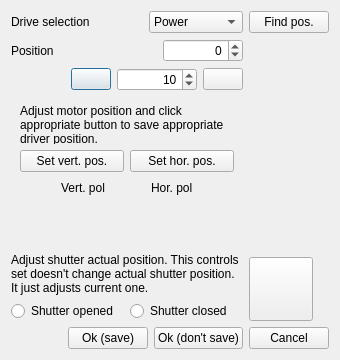
<?xml version="1.0" encoding="UTF-8"?>
<ui version="4.0">
 <class>SettingsDlg</class>
 <widget class="QDialog" name="SettingsDlg">
  <property name="geometry">
   <rect>
    <x>0</x>
    <y>0</y>
    <width>340</width>
    <height>360</height>
   </rect>
  </property>
  <property name="sizePolicy">
   <sizepolicy hsizetype="Fixed" vsizetype="Fixed">
    <horstretch>0</horstretch>
    <verstretch>0</verstretch>
   </sizepolicy>
  </property>
  <property name="minimumSize">
   <size>
    <width>340</width>
    <height>360</height>
   </size>
  </property>
  <property name="maximumSize">
   <size>
    <width>340</width>
    <height>360</height>
   </size>
  </property>
  <property name="windowTitle">
   <string>Settings</string>
  </property>
  <property name="locale">
   <locale language="C" country="AnyCountry"/>
  </property>
  <property name="sizeGripEnabled">
   <bool>false</bool>
  </property>
  <property name="modal">
   <bool>true</bool>
  </property>
  <layout class="QVBoxLayout" name="verticalLayout_4">
   <item>
    <layout class="QHBoxLayout" name="horizontalLayout_6">
     <item>
      <layout class="QVBoxLayout" name="verticalLayout_3">
       <item>
        <layout class="QHBoxLayout" name="horizontalLayout_2">
         <item>
          <widget class="QLabel" name="label">
           <property name="text">
            <string>Drive selection</string>
           </property>
          </widget>
         </item>
         <item>
          <spacer name="horizontalSpacer">
           <property name="orientation">
            <enum>Qt::Horizontal</enum>
           </property>
           <property name="sizeHint" stdset="0">
            <size>
             <width>40</width>
             <height>20</height>
            </size>
           </property>
          </spacer>
         </item>
         <item>
          <widget class="QComboBox" name="motor">
           <property name="minimumSize">
            <size>
             <width>80</width>
             <height>0</height>
            </size>
           </property>
           <property name="maximumSize">
            <size>
             <width>128</width>
             <height>16777215</height>
            </size>
           </property>
           <item>
            <property name="text">
             <string>Power</string>
            </property>
           </item>
           <item>
            <property name="text">
             <string>Polarization</string>
            </property>
           </item>
          </widget>
         </item>
        </layout>
       </item>
       <item>
        <layout class="QHBoxLayout" name="horizontalLayout_3">
         <item>
          <widget class="QLabel" name="label_2">
           <property name="text">
            <string>Position</string>
           </property>
          </widget>
         </item>
         <item>
          <spacer name="horizontalSpacer_2">
           <property name="orientation">
            <enum>Qt::Horizontal</enum>
           </property>
           <property name="sizeHint" stdset="0">
            <size>
             <width>40</width>
             <height>20</height>
            </size>
           </property>
          </spacer>
         </item>
         <item>
          <widget class="QSpinBox" name="pos">
           <property name="minimumSize">
            <size>
             <width>80</width>
             <height>0</height>
            </size>
           </property>
           <property name="alignment">
            <set>Qt::AlignRight|Qt::AlignTrailing|Qt::AlignVCenter</set>
           </property>
           <property name="minimum">
            <number>-5120</number>
           </property>
           <property name="maximum">
            <number>5120</number>
           </property>
          </widget>
         </item>
        </layout>
       </item>
       <item>
        <layout class="QHBoxLayout" name="horizontalLayout_9">
         <item>
          <spacer name="horizontalSpacer_10">
           <property name="orientation">
            <enum>Qt::Horizontal</enum>
           </property>
           <property name="sizeHint" stdset="0">
            <size>
             <width>40</width>
             <height>20</height>
            </size>
           </property>
          </spacer>
         </item>
         <item>
          <widget class="QPushButton" name="less">
           <property name="text">
            <string/>
           </property>
           <property name="icon">
            <iconset resource="images.qrc">
             <normaloff>:/images/2arrows.png</normaloff>:/images/2arrows.png</iconset>
           </property>
          </widget>
         </item>
         <item>
          <widget class="QSpinBox" name="step">
           <property name="minimumSize">
            <size>
             <width>80</width>
             <height>0</height>
            </size>
           </property>
           <property name="alignment">
            <set>Qt::AlignRight|Qt::AlignTrailing|Qt::AlignVCenter</set>
           </property>
           <property name="minimum">
            <number>1</number>
           </property>
           <property name="maximum">
            <number>10240</number>
           </property>
           <property name="value">
            <number>10</number>
           </property>
          </widget>
         </item>
         <item>
          <widget class="QPushButton" name="more">
           <property name="text">
            <string/>
           </property>
           <property name="icon">
            <iconset resource="images.qrc">
             <normaloff>:/images/1arrow.png</normaloff>:/images/1arrow.png</iconset>
           </property>
          </widget>
         </item>
        </layout>
       </item>
       <item>
        <widget class="QStackedWidget" name="pager">
         <property name="currentIndex">
          <number>1</number>
         </property>
         <widget class="QWidget" name="power">
          <layout class="QVBoxLayout" name="verticalLayout">
           <item>
            <widget class="QLabel" name="label_3">
             <property name="text">
              <string>Adjust motor position and click appropriate button to save appropriate driver position.</string>
             </property>
             <property name="wordWrap">
              <bool>true</bool>
             </property>
            </widget>
           </item>
           <item>
            <layout class="QHBoxLayout" name="horizontalLayout">
             <item>
              <widget class="QPushButton" name="saveMinPwr">
               <property name="text">
                <string>Set min power</string>
               </property>
              </widget>
             </item>
             <item>
              <widget class="QPushButton" name="saveMaxPwr">
               <property name="text">
                <string>Set max power</string>
               </property>
              </widget>
             </item>
            </layout>
           </item>
           <item>
            <layout class="QHBoxLayout" name="horizontalLayout_7">
             <item>
              <spacer name="horizontalSpacer_7">
               <property name="orientation">
                <enum>Qt::Horizontal</enum>
               </property>
               <property name="sizeHint" stdset="0">
                <size>
                 <width>40</width>
                 <height>20</height>
                </size>
               </property>
              </spacer>
             </item>
             <item>
              <widget class="QLabel" name="minPowerLbl">
               <property name="text">
                <string>Min power</string>
               </property>
              </widget>
             </item>
             <item>
              <spacer name="horizontalSpacer_3">
               <property name="orientation">
                <enum>Qt::Horizontal</enum>
               </property>
               <property name="sizeHint" stdset="0">
                <size>
                 <width>40</width>
                 <height>20</height>
                </size>
               </property>
              </spacer>
             </item>
             <item>
              <widget class="QLabel" name="maxPowerLbl">
               <property name="text">
                <string>Max power</string>
               </property>
              </widget>
             </item>
             <item>
              <spacer name="horizontalSpacer_8">
               <property name="orientation">
                <enum>Qt::Horizontal</enum>
               </property>
               <property name="sizeHint" stdset="0">
                <size>
                 <width>40</width>
                 <height>20</height>
                </size>
               </property>
              </spacer>
             </item>
            </layout>
           </item>
          </layout>
         </widget>
         <widget class="QWidget" name="polarization">
          <layout class="QVBoxLayout" name="verticalLayout_6">
           <item>
            <widget class="QLabel" name="label_4">
             <property name="text">
              <string>Adjust motor position and click appropriate button to save appropriate driver position.</string>
             </property>
             <property name="wordWrap">
              <bool>true</bool>
             </property>
            </widget>
           </item>
           <item>
            <layout class="QHBoxLayout" name="horizontalLayout_10">
             <item>
              <widget class="QPushButton" name="saveVert">
               <property name="text">
                <string>Set vert. pos.</string>
               </property>
              </widget>
             </item>
             <item>
              <widget class="QPushButton" name="saveHor">
               <property name="text">
                <string>Set hor. pos.</string>
               </property>
              </widget>
             </item>
            </layout>
           </item>
           <item>
            <layout class="QHBoxLayout" name="horizontalLayout_8">
             <item>
              <spacer name="horizontalSpacer_5">
               <property name="orientation">
                <enum>Qt::Horizontal</enum>
               </property>
               <property name="sizeHint" stdset="0">
                <size>
                 <width>40</width>
                 <height>20</height>
                </size>
               </property>
              </spacer>
             </item>
             <item>
              <widget class="QLabel" name="vertPolLbl">
               <property name="text">
                <string>Vert. pol</string>
               </property>
              </widget>
             </item>
             <item>
              <spacer name="horizontalSpacer_4">
               <property name="orientation">
                <enum>Qt::Horizontal</enum>
               </property>
               <property name="sizeHint" stdset="0">
                <size>
                 <width>40</width>
                 <height>20</height>
                </size>
               </property>
              </spacer>
             </item>
             <item>
              <widget class="QLabel" name="horPolLbl">
               <property name="text">
                <string>Hor. pol</string>
               </property>
              </widget>
             </item>
             <item>
              <spacer name="horizontalSpacer_6">
               <property name="orientation">
                <enum>Qt::Horizontal</enum>
               </property>
               <property name="sizeHint" stdset="0">
                <size>
                 <width>40</width>
                 <height>20</height>
                </size>
               </property>
              </spacer>
             </item>
            </layout>
           </item>
          </layout>
         </widget>
        </widget>
       </item>
       <item>
        <layout class="QVBoxLayout" name="verticalLayout_5">
         <item>
          <spacer name="verticalSpacer_2">
           <property name="orientation">
            <enum>Qt::Vertical</enum>
           </property>
           <property name="sizeHint" stdset="0">
            <size>
             <width>20</width>
             <height>40</height>
            </size>
           </property>
          </spacer>
         </item>
         <item>
          <widget class="QLabel" name="label_5">
           <property name="text">
            <string>Adjust shutter actual position. This controls set doesn't change actual shutter position. It just adjusts current one.</string>
           </property>
           <property name="wordWrap">
            <bool>true</bool>
           </property>
          </widget>
         </item>
         <item>
          <layout class="QHBoxLayout" name="horizontalLayout_4">
           <item>
            <widget class="QRadioButton" name="shutterOpened">
             <property name="text">
              <string>Shutter opened</string>
             </property>
             <attribute name="buttonGroup">
              <string notr="true">buttonGroup_2</string>
             </attribute>
            </widget>
           </item>
           <item>
            <widget class="QRadioButton" name="shutterClosed">
             <property name="text">
              <string>Shutter closed</string>
             </property>
             <attribute name="buttonGroup">
              <string notr="true">buttonGroup_2</string>
             </attribute>
            </widget>
           </item>
          </layout>
         </item>
        </layout>
       </item>
      </layout>
     </item>
     <item>
      <layout class="QVBoxLayout" name="verticalLayout_2">
       <item>
        <widget class="QPushButton" name="findPos">
         <property name="toolTip">
          <string>Find motors positions.</string>
         </property>
         <property name="text">
          <string>Find pos.</string>
         </property>
        </widget>
       </item>
       <item>
        <spacer name="verticalSpacer_4">
         <property name="orientation">
          <enum>Qt::Vertical</enum>
         </property>
         <property name="sizeHint" stdset="0">
          <size>
           <width>20</width>
           <height>40</height>
          </size>
         </property>
        </spacer>
       </item>
       <item>
        <widget class="QPushButton" name="firmwareUpgrade">
         <property name="minimumSize">
          <size>
           <width>64</width>
           <height>64</height>
          </size>
         </property>
         <property name="maximumSize">
          <size>
           <width>64</width>
           <height>64</height>
          </size>
         </property>
         <property name="toolTip">
          <string>Firmware upgrade</string>
         </property>
         <property name="statusTip">
          <string>Firmware upgrade</string>
         </property>
         <property name="text">
          <string/>
         </property>
         <property name="icon">
          <iconset resource="images.qrc">
           <normaloff>:/images/short-relay.png</normaloff>:/images/short-relay.png</iconset>
         </property>
         <property name="iconSize">
          <size>
           <width>48</width>
           <height>48</height>
          </size>
         </property>
        </widget>
       </item>
      </layout>
     </item>
    </layout>
   </item>
   <item>
    <layout class="QHBoxLayout" name="horizontalLayout_5">
     <item>
      <spacer name="horizontalSpacer_9">
       <property name="orientation">
        <enum>Qt::Horizontal</enum>
       </property>
       <property name="sizeHint" stdset="0">
        <size>
         <width>40</width>
         <height>20</height>
        </size>
       </property>
      </spacer>
     </item>
     <item>
      <widget class="QPushButton" name="ok">
       <property name="text">
        <string>Ok (save)</string>
       </property>
      </widget>
     </item>
     <item>
      <widget class="QPushButton" name="ok_no">
       <property name="text">
        <string>Ok (don't save)</string>
       </property>
      </widget>
     </item>
     <item>
      <widget class="QPushButton" name="cancel">
       <property name="text">
        <string>Cancel</string>
       </property>
      </widget>
     </item>
    </layout>
   </item>
  </layout>
 </widget>
 <resources>
  <include location="images.qrc"/>
 </resources>
 <connections/>
 <buttongroups>
  <buttongroup name="buttonGroup_2"/>
 </buttongroups>
</ui>
